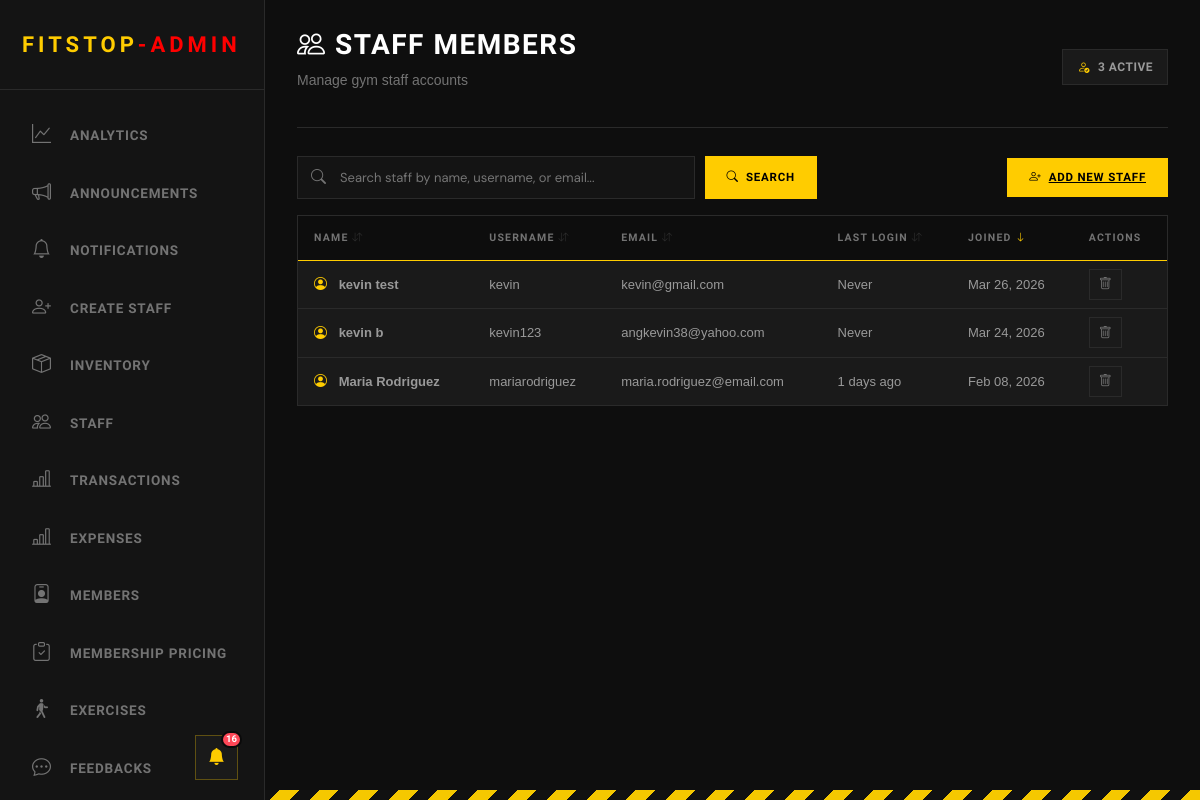
Before: /admin/view_staff.php (signed in) with the older database file.
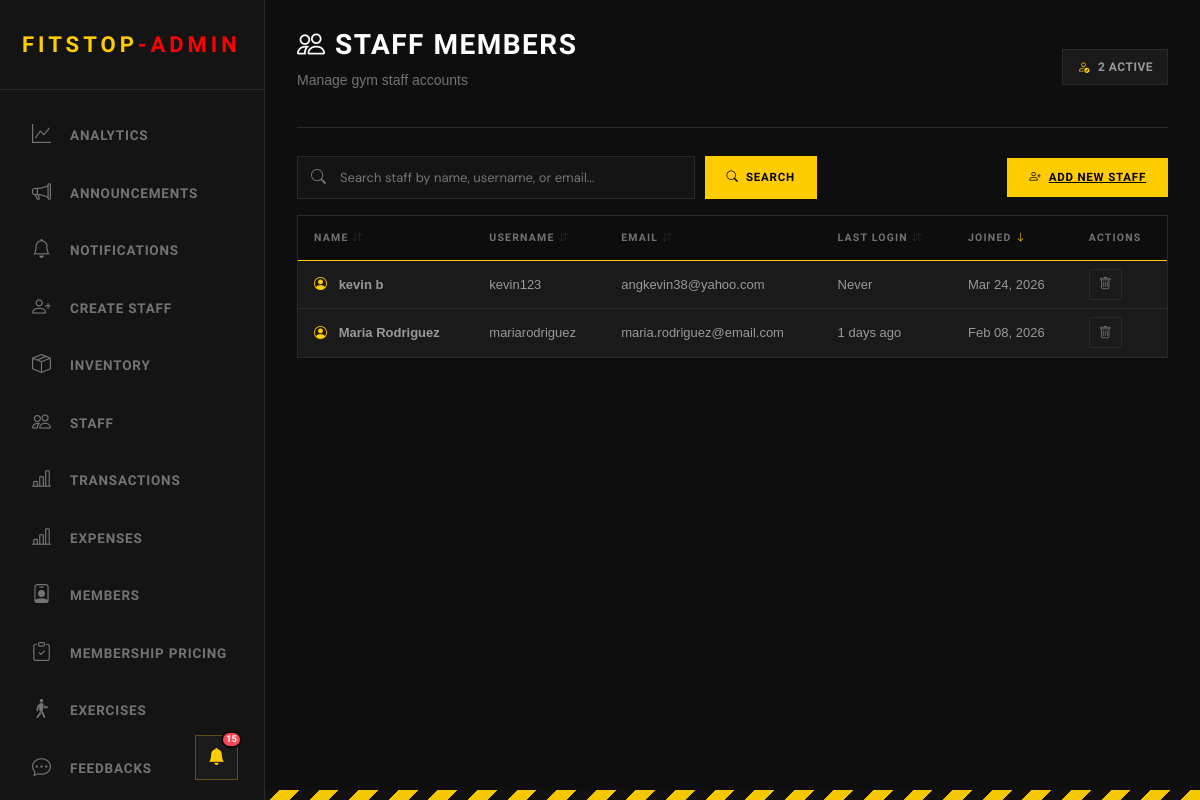
After: the same page with the newer database file.
### tables this page shows
CREATE TABLE "users" (   id INTEGER PRIMARY KEY AUTOINCREMENT,   username VARCHAR(50) NOT NULL UNIQUE,   first_name VARCHAR(50) NOT NULL,   last_name VARCHAR(50) NOT NULL,   email VARCHAR(100) NOT NULL UNIQUE,   password VARCHAR(255) NOT NULL,   user_type VARCHAR(50),   verification_code VARCHAR(50) DEFAULT NULL,   verification_code_expiration TIMESTAMP DEFAULT NULL,   is_verified BOOLEAN DEFAULT FALSE,   profile_picture BLOB,   last_logged_in TIMESTAMP DEFAULT NULL,   created_at TIMESTAMP DEFAULT CURRENT_TIMESTAMP,   updated_at TIMESTAMP DEFAULT CURRENT_TIMESTAMP , "points" INTEGER NOT NULL DEFAULT 0, dpa_consent INTEGER NOT NULL DEFAULT 0, dpa_consent_at TIMESTAMP DEFAULT NULL, "address" VARCHAR(255));

### admin/view_staff.php (the view, shortened to what this page needs)
<?php
include("../Login/connection.php");
$search = isset($_GET['search']) ? trim($_GET['search']) : '';
$sort_by = isset($_GET['sort']) ? $_GET['sort'] : 'created_at';
$sort_order = isset($_GET['order']) ? $_GET['order'] : 'DESC';
$sort_order = ($sort_order === 'ASC') ? 'ASC' : 'DESC';
$where_clause = "WHERE user_type = 'staff'";
$params = [];
$query = "SELECT id, username, first_name, last_name, email, last_logged_in, created_at
          FROM users
          $where_clause
          ORDER BY $sort_by $sort_order";
$stmt = $pdo->prepare($query);
$stmt->execute($params);
$staff_members = $stmt->fetchAll();
function timeAgo($datetime)
{
    if (!$datetime)
        return 'Never';
    $time = strtotime($datetime);
    $diff = time() - $time;
    if ($diff < 604800)
        return floor($diff / 86400) . ' days ago';
    return date('M d, Y', $time);
}
function getSortUrl($column, $current_sort, $current_order, $search) {
    $new_order = 'ASC';
    return "?sort=$column&order=$new_order" . ($search ? "&search=" . urlencode($search) : "");
}
function getSortIcon($column, $current_sort, $current_order) {
    if ($current_sort !== $column) {
        return '<i class="bi bi-arrow-down-up" style="opacity: 0.3; font-size: 10px;"></i>';
    }
    return $current_order === 'ASC'
        ? '<i class="bi bi-arrow-up" style="color: var(--hazard); font-size: 10px;"></i>'
        : '<i class="bi bi-arrow-down" style="color: var(--hazard); font-size: 10px;"></i>';
}
?>
<!DOCTYPE html>
<html>
<head>
    <link rel="stylesheet" href="https://cdn.jsdelivr.net/npm/bootstrap-icons@1.11.0/font/bootstrap-icons.css">
    <link href="https://cdn.jsdelivr.net/npm/bootstrap@5.3.8/dist/css/bootstrap.min.css" rel="stylesheet"
>
</head>
<body>
    <?php include('includes/header_admin.php') ?>
    <div class="main-content">
        <div class="topbar">
            <div class="topbar-left">
                <h1><i class="bi bi-people"></i> Staff Members</h1>
                <p>Manage gym staff accounts</p>
            </div>
            <div class="topbar-right">
                <div class="topbar-badge">
                    <i class="bi bi-person-check"></i>
                    <span><?php echo count($staff_members); ?> Active</span>
                </div>
            </div>
        </div>
        <section>
            <div class="inventory-header">
                <form method="GET" class="search-container">
                    <div class="search-wrapper" style="flex: 1;">
                        <i class="bi bi-search search-icon"></i>
                        <input type="text" name="search" class="search-input" maxlength="30" placeholder="Search staff by name, username, or email..." value="<?php echo htmlspecialchars($search); ?>">
                    </div>
                    <button type="submit" class="search-btn">
                        <i class="bi bi-search"></i> Search
                    </button>
                </form>
                <a href="create_staff.php" class="add-btn">
                    <i class="bi bi-person-plus"></i> Add New Staff
                </a>
            </div>
            <div class="inventory-table">
                <table>
                    <thead>
                        <tr>
                            <th class="sortable-header" onclick="window.location.href='<?php echo getSortUrl('first_name', $sort_by, $sort_order, $search); ?>'">
                                Name <?php echo getSortIcon('first_name', $sort_by, $sort_order); ?>
                            </th>
                            <th class="sortable-header" onclick="window.location.href='<?php echo getSortUrl('username', $sort_by, $sort_order, $search); ?>'">
                                Username <?php echo getSortIcon('username', $sort_by, $sort_order); ?>
                            </th>
                            <th class="sortable-header" onclick="window.location.href='<?php echo getSortUrl('email', $sort_by, $sort_order, $search); ?>'">
                                Email <?php echo getSortIcon('email', $sort_by, $sort_order); ?>
                            </th>
                            <th class="sortable-header" onclick="window.location.href='<?php echo getSortUrl('last_logged_in', $sort_by, $sort_order, $search); ?>'">
                                Last Login <?php echo getSortIcon('last_logged_in', $sort_by, $sort_order); ?>
                            </th>
                            <th class="sortable-header" onclick="window.location.href='<?php echo getSortUrl('created_at', $sort_by, $sort_order, $search); ?>'">
                                Joined <?php echo getSortIcon('created_at', $sort_by, $sort_order); ?>
                            </th>
                            <th>Actions</th>
                        </tr>
                    </thead>
                    <tbody>
                        <?php if (count($staff_members) > 0): ?>
                            <?php foreach ($staff_members as $staff): ?>
                                <?php
                                $full_name = htmlspecialchars($staff['first_name'] . ' ' . $staff['last_name']);
                                $username = htmlspecialchars($staff['username']);
                                $email = htmlspecialchars($staff['email']);
                                $last_login = timeAgo($staff['last_logged_in']);
                                $joined = date('M d, Y', strtotime($staff['created_at']));
                                ?>
                                <tr>
                                    <td>
                                        <i class='bi bi-person-circle' style='color: var(--hazard); margin-right: 8px;'></i>
                                        <strong><?php echo $full_name; ?></strong>
                                    </td>
                                    <td><?php echo $username; ?></td>
                                    <td><?php echo $email; ?></td>
                                    <td><?php echo $last_login; ?></td>
                                    <td><?php echo $joined; ?></td>
                                    <td>
                                        <a href='process_delete_staff.php?id=<?php echo $staff['id']; ?>' class='btn-icon' onclick='return confirm("Are you sure you want to remove this staff member?")'>
                                            <i class='bi bi-trash'></i>
                                        </a>
                                    </td>
                                </tr>
                            <?php endforeach; ?>
                        <?php endif; ?>
                    </tbody>
                </table>
            </div>
        </section>
    </div>
</body>
</html>

### admin/includes/header_admin.php (shortened to what this page needs)
<?php
include('../login/connection.php');
$unread_stmt = $pdo->query("SELECT COUNT(*) as count FROM notification_history WHERE is_read = 0");
$unread_count = $unread_stmt->fetch()['count'];
?>
<head>
    <link rel="stylesheet" href="../staff/staff.css">
    <link href="../styles.css" rel="stylesheet">
    <link rel="stylesheet" href="https://cdnjs.cloudflare.com/ajax/libs/font-awesome/6.4.0/css/all.min.css">
    <link rel="stylesheet" href="https://cdn.jsdelivr.net/npm/bootstrap-icons@1.11.0/font/bootstrap-icons.css">
</head>
<body>
    <div style="position: fixed; bottom: 20px; left: calc(var(--sidebar-w) - 70px); z-index: 1001;">
        <div class="notif-wrapper">
            <button class="notif-bell-btn" id="notifBellBtn">
                <i class="bi bi-bell-fill"></i>
                <?php if ($unread_count > 0): ?>
                    <span class="notif-badge"><?php echo $unread_count; ?></span>
                <?php endif; ?>
            </button>
        </div>
    </div>
    <div class="sidebar">
        <div class="sidebar-header">
            <span class="logo-text">FITSTOP<span style="color:red;">-ADMIN</span></span>
        </div>
        <ul class="menu">
            <li onclick="location.href='Admin_Landing_Page.php'"><i class="bi bi-graph-up"></i><span>Analytics</span>
            </li>
            <li onclick="location.href='create_announcement.php'"><i
                    class="bi bi-megaphone"></i><span>Announcements</span></li>
            <li onclick="location.href='notification.php'"><i class="bi bi-bell"></i><span>Notifications</span></li>
            <li onclick="location.href='create_staff.php'"><i class="bi bi-person-plus"></i><span>Create Staff</span>
            </li>
            <li onclick="location.href='view_inventory.php'"><i class="bi bi-box-seam"></i><span>Inventory</span></li>
            <li onclick="location.href='view_staff.php'"><i class="bi bi-people"></i><span>Staff</span></li>
            <li onclick="location.href='transaction.php'"><i class="bi bi-bar-chart-line"></i><span>Transactions</span>
            </li>
            <li onclick="location.href='expenses.php'"><i class="bi bi-bar-chart-line"></i><span>Expenses</span>
            </li>
            <li onclick="location.href='view_members.php'"><i class="bi bi-person-badge"></i><span>Members</span></li>
            <li onclick="location.href='membership_pricing.php'"><i class="bi bi-clipboard-check"></i><span>Membership
                    Pricing</span></li>
            <li onclick="location.href='exercises.php'"><i class="bi bi-person-walking"></i><span>Exercises</span></li>
            <li onclick="location.href='view_feedback.php'"><i class="bi bi-chat-dots"></i><span>Feedbacks</span></li>
        </ul>
    </div>

### styles.css (style rules this page uses)
:root { --bg-void: #0a0a0a; --bg-surface: #141414; --bg-card: #1a1a1a; --hazard-yellow: #ffcc00; --text-primary: #ffffff; --text-muted: #a0a0a0; --border-industrial: 1px solid #333; }
body { background-color: var(--bg-void); color: var(--text-primary); font-family: "Inter", sans-serif; overflow-x: hidden; }
h1, h2, h3, h4, h5, .brand-font { font-family: "Chakra Petch", sans-serif; text-transform: uppercase; letter-spacing: 1px; }
:root { --yellow: #f5c800; --yellow-dim: #c9a400; --dark: #0e0e0e; --dark2: #161616; --dark3: #1e1e1e; --border: #2a2a2a; --text: #d0d0d0; --text-muted: #737373; }
* { box-sizing: border-box; }
body { background-color: var(--dark); font-family: "Barlow", sans-serif; color: var(--text); min-height: 100vh; }
body::after { content: ""; display: block; height: 10px; background: repeating-linear-gradient( -45deg, var(--yellow) 0px, var(--yellow) 14px, #111 14px, #111 28px ); position: fixed; bottom: 0; left: 0; right: 0; z-index: 999; }

### admin/view_staff.php (style rules this page uses)
.sortable-header { cursor: pointer; user-select: none; transition: color 0.2s; }

Changed rows visible on the page:
removed users: full_name "kevin test", username "kevin", email "kevin@gmail.com", last_logged_in "Never", created_at "Mar 26, 2026"
Other visible differences:
$unread_count: "16" → "15"
count($staff_members): "3" → "2"
